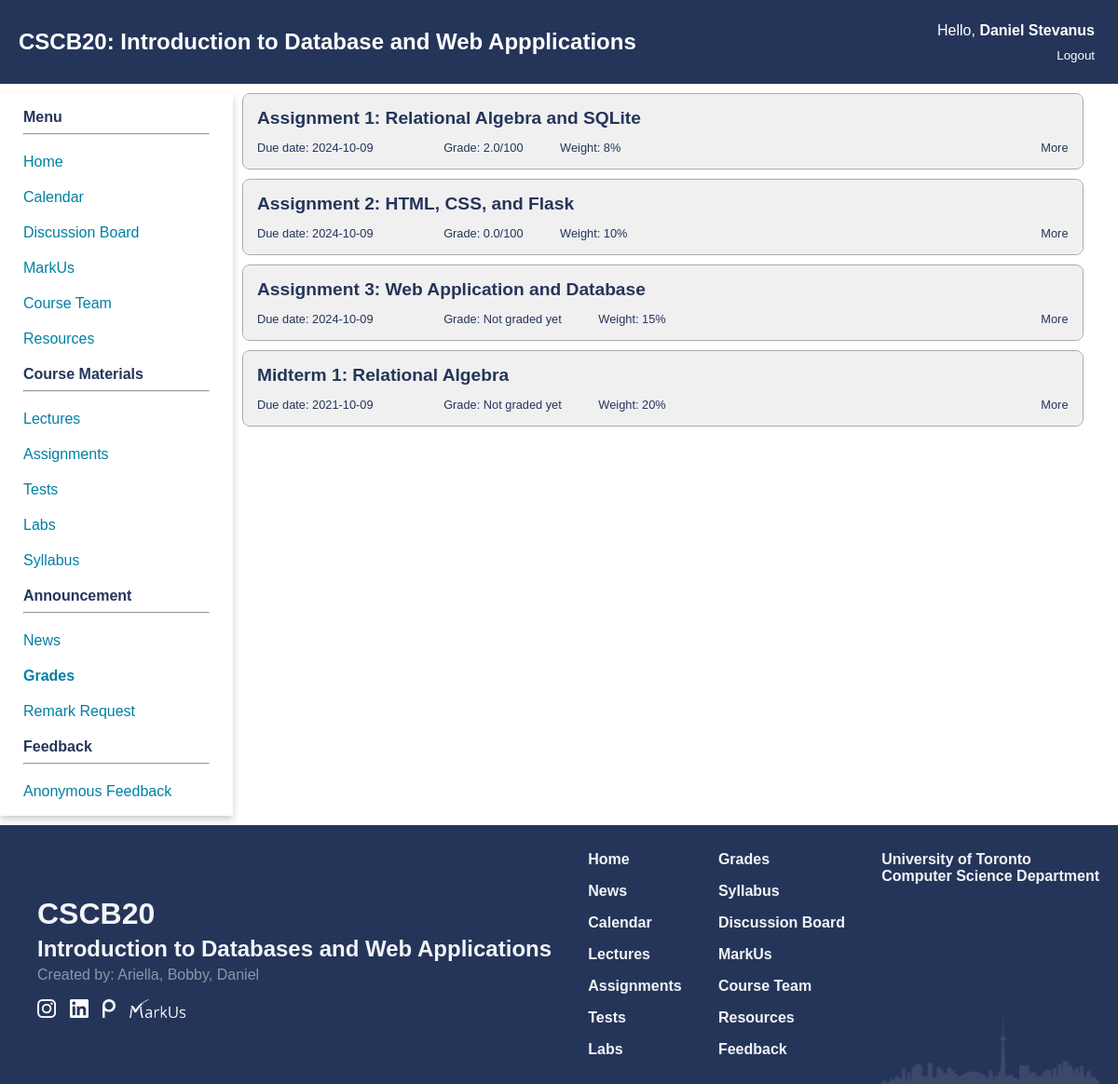
The page /grades (signed in) on the database its author committed.
### app.py (models this page shows)
class Test(db.Model):
    id = db.Column(db.Integer, primary_key = True, nullable = True)
    name = db.Column(db.String(250), nullable = False)
    desc = db.Column(db.Text)
    weight = db.Column(db.Integer, nullable = False)
    type = db.Column(db.String(50), nullable = False)
    due_date = db.Column(db.Date)
    grades = db.relationship("Grades", backref = 'test', lazy = True)

### app.py (the view)
@app.route('/grades')
def view():
    lst_tests = Test.query.all()
    lst_grades = None
    if(isInstructor(session)):
        students = Student.query.order_by(Student.name.asc()).all()
        return render_template("modify_assignment.html", lst_tests = lst_tests, grades = True, lst_grades = lst_grades)
    if(isStudent(session)):
        grades = Grades.query.filter(Grades.student_id == session["student_id"]).all()
        lst_of_tuple = []
        for test in lst_tests:
            found = False
            for grade in grades:
                if grade.test.id == test.id:
                    found = True
                    lst_of_tuple.append((test, str(grade.grade) + '/100'))
            if not found:
                lst_of_tuple.append((test, 'Not graded yet'))
        return render_template("grades.html", lst_of_tuple = lst_of_tuple, lst_tests = lst_tests, grades = True, lst_grades = lst_grades)
    return redirect('/')

### app.py (called while the page is built)
def isInstructor(identity):
    if "auth" in identity and identity["auth"] == 'Instructor':
        return True
    return False

def isStudent(identity):
    if "auth" in identity and identity["auth"] == 'Student':
        return True
    return False

### templates/grades.html (shortened to what this page needs)
{% extends 'home_template.html' %}
{% block extra_css %}
<link href="{{ url_for('static', filename='css/grades.css') }}" rel="stylesheet" type="text/css">
{% endblock %}
{% block content %}
<main class="grades-main">
    {% for test, grade in lst_of_tuple %}
    <div class="assignment-item">
        <div class="assignment-container assignment-header">
            <div class="assignment assignment-title more">{{ test.name }}</div>
            <div class="header-section header-section1">
                <span class="assignment due-date">Due date: {{ test.due_date }}</span>
                <span class="assignment assignment-grade">Grade: {{ grade }}</span>
                <span class="assignment assignment-weight">Weight: {{ test.weight }}%</span>
            </div>
            <div class="header-section more">More</div>
        </div>
    </div>
    {% endfor %}
</main>
{% endblock %}

### static/css/navbar.css (style rules this page uses)
:root { --primary_color: #25355A; --secondary_color: #007FA3; --phone_size: 600px; }
body { margin: 0; padding: 0; font-family: Arial, sans-serif; }
main { grid-area: content; padding: 20px; padding: 0px 10px 0px 10px; width: 95%; }

### static/css/index.css (style rules this page uses)
:root { --primary_color: #25355A; --secondary_color: #007FA3; }
body { background-color: #FFFFFF; color: var(--primary_color); font-family: Geneva, Arial, Helvetica, sans-serif; }

### static/css/grades.css (style rules this page uses)
.assignment-container { padding: 15px; }
.assignment-header { background-color: #f0f0f0; position: relative; height: 50px; border-radius: 8px; }
.assignment-item { border: solid; border-width: thin; border-color: #aaaaaa; margin-bottom: 10px; border-radius: 8px; }
.assignment-title { position: absolute; font-weight: 600; font-size: 1.2em; left: 15px; top: 15px; }
.header-section { font-size: 0.8em; position: absolute; }
.header-section1 { left: 15px; bottom: 15px; width: 80%; }
.header-section .assignment { margin-left: 5%; }
.header-section .due-date { margin-left: 0; margin-right: 5%; }
.more { position: absolute; right: 15px; bottom: 15px; }

### rows shown on the page
Test: name "Assignment 1: Relational Algebra and SQLite", due_date "2024-10-09", grade "2.0/100", weight "8"
Test: name "Assignment 2: HTML, CSS, and Flask", due_date "2024-10-09", grade "0.0/100", weight "10"
Test: name "Assignment 3: Web Application and Database", due_date "2024-10-09", grade "Not graded yet", weight "15"
Test: name "Midterm 1: Relational Algebra", due_date "2021-10-09", grade "Not graded yet", weight "20"

### other values the page prints
{{ session["name"] }} "Daniel Stevanus"
